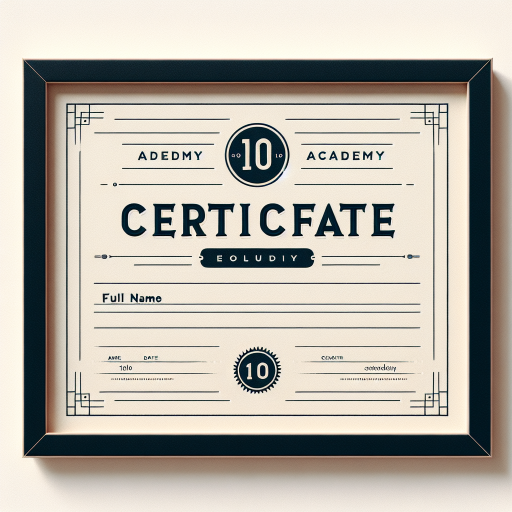
#> input picture best-generated-cerificate-openai.png, 1024 x 1024 px (shown at 1/2 size)
$ python filling_details.py
#> lines starting #> are read from the running program, lines starting #| are printed output that depends on the picture
import cv2
import numpy as np
from PIL import Image, ImageDraw, ImageFont

# Sample certificate background image (replace with your own)
background_path = "best-generated-cerificate-openai.png"
background = cv2.imread(background_path)
#> background is the input picture: shape (1024, 1024, 3); mean B, G, R 169, 179, 184.3

# Function to add text to the image
def add_text(image, text, position, font_size=500, color=(0, 0, 0), font_path=None):
#> called with text = 'John Doe', position = (365, 640), font_size = 500, color = (0, 0, 0)
    image_pil = Image.fromarray(cv2.cvtColor(image, cv2.COLOR_BGR2RGB))
    draw = ImageDraw.Draw(image_pil)

    # Use a default font if font_path is not provided
    font = ImageFont.load_default() if font_path is None else ImageFont.truetype(font_path, font_size)

    # Get the bounding box of the text
    text_bbox = draw.textbbox((0, 0), text, font=font)
#> text_bbox = (0, 2, 45, 10)

    # Calculate position to center the text
    x = position[0] - (text_bbox[1] - text_bbox[1]) // 2
#> x = 365
    y = position[1] - (text_bbox[3] - text_bbox[1]) // 2
#> y = 636

    # Add text to the image
    draw.text((x, y), text, font=font, fill=color)

    return cv2.cvtColor(np.array(image_pil), cv2.COLOR_RGB2BGR)
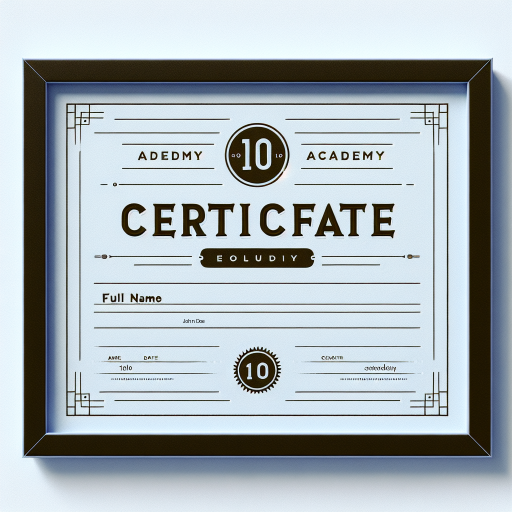
#> returned value: shape (1024, 1024, 3) (shown at 1/2 size); mean R, G, B 169, 178.9, 184.3

# Example usage
full_name = "John Doe"
date = "May 1, 2024"

# Add Full Name to the certificate background
background_with_name = add_text(background.copy(), full_name, (background.shape[1] // 2.8, 640))

# Add Date to the certificate background
background_with_date = add_text(background_with_name.copy(), date, (background.shape[1] //2.8, 716))

# Save the image
cv2.imwrite('final_certificate_background.jpg', background_with_date)
# Display the modified image
cv2.imshow('Modified Certificate Background', background_with_date)
cv2.waitKey(0)
cv2.destroyAllWindows()
